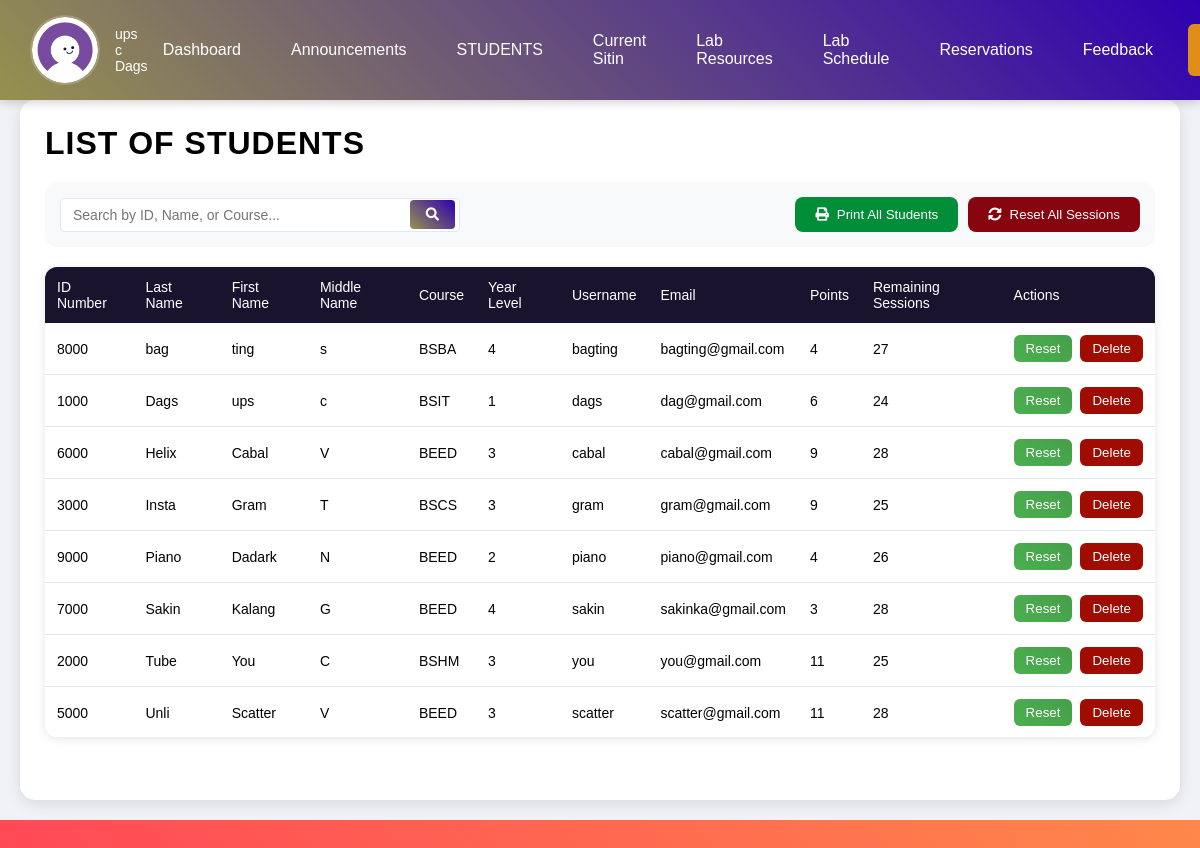
Page /liststudent.php (signed in) on the committed database.
### tables this page shows
CREATE TABLE `user` (
  `IDNO` int(11) NOT NULL,
  `LASTNAME` varchar(255) NOT NULL,
  `FIRSTNAME` varchar(255) NOT NULL,
  `MIDNAME` varchar(255) NOT NULL,
  `COURSE` varchar(255) NOT NULL,
  `YEARLEVEL` int(11) NOT NULL,
  `USERNAME` varchar(255) NOT NULL,
  `PASSWORD` varchar(255) NOT NULL,
  `EMAIL` varchar(255) NOT NULL,
  `PROFILE_PIC` varchar(255) NOT NULL DEFAULT 'default.jpg',
  `REMAINING_SESSIONS` int(30) NOT NULL DEFAULT 30,
  `POINTS` int(11) DEFAULT 0
);

### liststudent.php (the view, shortened to what this page needs)
<?php
include("connector.php");
$username = $_SESSION['Username'];
$query = "SELECT PROFILE_PIC, FIRSTNAME, MIDNAME, LASTNAME FROM user WHERE USERNAME = ?";
$stmt = $con->prepare($query);
$stmt->bind_param("s", $username);
$stmt->execute();
$result = $stmt->get_result();
if ($result && $result->num_rows > 0) {
$row = $result->fetch_assoc();
$profile_pic = !empty($row['PROFILE_PIC']) ? htmlspecialchars($row['PROFILE_PIC']) : 'default.jpg';
$user_name = htmlspecialchars($row['FIRSTNAME'] . ' ' . $row['MIDNAME'] . ' ' . $row['LASTNAME']);
} else {
$profile_pic = 'default.jpg';
$user_name = 'Admin';
}
?>
<!DOCTYPE html>
<html lang="en">
<head>
<link rel="stylesheet" href="https://cdnjs.cloudflare.com/ajax/libs/font-awesome/5.15.3/css/all.min.css">
</head>
<body>
<div class="topnav">
    <div class="user-profile">
        <img src="uploads/<?php echo htmlspecialchars($profile_pic); ?>" alt="Profile Picture">
        <div class="user-name"><?php echo htmlspecialchars($user_name); ?></div>
    </div>
    <div class="nav-links">
        <a href="admindash.php"></i> Dashboard</a>
        <a href="adannouncement.php"></i> Announcements</a>
        <a href="liststudent.php"></i> STUDENTS</a>
        <a href="adsitin.php"></i> Current Sitin</a>
        <a href="adlabresources.php"></i> Lab Resources</a>
        <a href="adlabsched.php"></i> Lab Schedule</a>
        <a href="adreservation.php"></i> Reservations</a>
        <a href="adfeedback.php"></i> Feedback</a>
        <a href="admindash.php?logout=true" class="logout-button"> Log Out</a>
    </div>
</div>
<div class="content">
<div class="container">
<div class="header">
<h1>List of Students</h1>
</div>
<div class="controls-container">
<div style="display: flex; justify-content: space-between; align-items: center; width: 100%;">
    <div class="search-box">
        <input type="text" id="searchInput" placeholder="Search by ID, Name, or Course...">
        <button type="button">
            <i class="fas fa-search"></i>
        </button>
    </div>
    <div style="display: flex; gap: 10px; align-items: center;">
        <button onclick="printAllStudents()" style="background: rgb(2, 141, 56); color: white; border: none; padding: 10px 20px; border-radius: 8px; cursor: pointer; display: flex; align-items: center; gap: 8px;">
            <i class="fas fa-print"></i> Print All Students
        </button>
        <form method="POST" style="margin: 0;">
            <button type="submit" name="reset_sessions" class="reset-button">
                <i class="fas fa-sync-alt"></i> Reset All Sessions
            </button>
        </form>
    </div>
</div>
</div>
<div class="table-container">
<table>
<thead>
<tr>
<th>ID Number</th>
<th>Last Name</th>
<th>First Name</th>
<th>Middle Name</th>
<th>Course</th>
<th>Year Level</th>
<th>Username</th>
<th>Email</th>
<th>Points</th>
<th>Remaining Sessions</th>
<th>Actions</th>
</tr>
</thead>
<tbody>
<?php
$query = "SELECT * FROM user ORDER BY LASTNAME ASC";
$result = mysqli_query($con, $query);
while ($row = mysqli_fetch_assoc($result)) {
    $points_class = '';
    if ($row['POINTS'] >= 2) {
        $points_class = 'points-high';
    } elseif ($row['POINTS'] == 1) {
        $points_class = 'points-medium';
    } else {
        $points_class = 'points-low';
    }
    echo "<tr>";
    echo "<td>" . htmlspecialchars($row['IDNO']) . "</td>";
    echo "<td>" . htmlspecialchars($row['LASTNAME']) . "</td>";
    echo "<td>" . htmlspecialchars($row['FIRSTNAME']) . "</td>";
    echo "<td>" . htmlspecialchars($row['MIDNAME']) . "</td>";
    echo "<td>" . htmlspecialchars($row['COURSE']) . "</td>";
    echo "<td class='text-center'>" . htmlspecialchars($row['YEARLEVEL']) . "</td>";
    echo "<td>" . htmlspecialchars($row['USERNAME']) . "</td>";
    echo "<td>" . htmlspecialchars($row['EMAIL']) . "</td>";
    echo "<td class='points-column " . $points_class . "'>" . htmlspecialchars($row['POINTS']) . "</td>";
    echo "<td class='text-center'>" . htmlspecialchars($row['REMAINING_SESSIONS']) . "</td>";
    echo "<td class='action-buttons'>";
    echo "<button onclick='resetSessions(" . $row['IDNO'] . ")' class='reset-btn' title='Reset Sessions'>Reset</button>";
    echo "<button onclick='deleteStudent(" . $row['IDNO'] . ")' class='delete-btn' title='Delete Student'>Delete</button>";
    echo "</td>";
    echo "</tr>";
}
?>
</tbody>
</table>
</div>
</div>
</div>
</body>
</html>

### liststudent.php (style rules this page uses)
* { margin: 0; padding: 0; box-sizing: border-box; font-family: Arial, sans-serif; }
html, body { background: linear-gradient(45deg, #ff4757, #ffae42); min-height: 100vh; width: 100%; }
.topnav { width: 100%; background: linear-gradient(45deg,rgb(150, 145, 79),rgb(47, 0, 177)); padding: 15px 30px; position: fixed; top: 0; left: 0; display: flex; align-items: center; justify-content: space-between; box-shadow: 0 2px 10px rgba(0, 0, 0, 0.2); backdrop-filter: blur(10px); z-index: 1000; }
.user-profile { display: flex; align-items: center; gap: 15px; }
.user-profile img { width: 70px; height: 70px; border-radius: 50%; border: 2px solid rgba(255, 255, 255, 0.2); }
.user-name { color: white; font-size: 14px; font-weight: normal; }
.nav-links { display: flex; gap: 20px; align-items: center; }
.nav-links a { color: white; text-decoration: none; padding: 8px 15px; border-radius: 6px; transition: all 0.3s; display: flex; align-items: center; gap: 8px; }
.nav-links .logout-button { background: rgba(247, 162, 5, 0.88); }
.content { margin-top: 80px; padding: 20px; min-height: calc(100vh - 80px); background: #f0f2f5; width: 100%; }
.container { background: white; border-radius: 15px; padding: 25px; box-shadow: 0 4px 15px rgba(0, 0, 0, 0.1); height: calc(100vh - 100px); width: 100%; max-width: 100%; margin: 0; overflow: hidden; }
.header { margin-bottom: 20px; }
.header h1 { color: #000000; font-size: 32px; font-weight: bold; margin-bottom: 15px; text-transform: uppercase; letter-spacing: 1px; }
.controls-container { display: flex; justify-content: space-between; align-items: center; gap: 15px; margin-bottom: 20px; padding: 15px; background: #f8f9fa; border-radius: 12px; }
.search-box { display: flex; align-items: center; gap: 10px; flex: 1; max-width: 400px; position: relative; }
.search-box input { width: 100%; padding: 8px 12px; padding-right: 45px; border: 1px solid #e2e8f0; border-radius: 4px; transition: all 0.2s; font-size: 14px; font-weight: normal; }
.search-box button { position: absolute; right: 5px; padding: 8px 16px; background: linear-gradient(45deg,rgb(150, 145, 79),rgb(47, 0, 177)); color: white; border: none; border-radius: 4px; cursor: pointer; transition: all 0.2s; display: flex; align-items: center; justify-content: center; }
.reset-button { background: rgb(134, 5, 15); color: white; padding: 10px 20px; border: none; border-radius: 8px; cursor: pointer; transition: all 0.2s; display: flex; align-items: center; gap: 8px; }
.table-container { height: calc(100% - 180px); overflow-y: auto; border-radius: 12px; background: white; box-shadow: 0 2px 10px rgba(0, 0, 0, 0.1); }
table { width: 100%; border-collapse: separate; border-spacing: 0; font-size: 14px; font-weight: normal; }
thead { position: sticky; top: 0; z-index: 2; }
th { background: rgb(26, 19, 46); color: white; padding: 12px; text-align: left; font-size: 14px; font-weight: normal; }
td { padding: 12px; border-bottom: 1px solid #e2e8f0; font-size: 14px; font-weight: normal; }
.action-buttons { display: flex; gap: 8px; justify-content: center; }
.reset-btn, .delete-btn { padding: 6px 12px; border: none; border-radius: 6px; cursor: pointer; transition: all 0.2s; }
.reset-btn { background: linear-gradient(45deg, #4CAF50, #45a049); color: white; }
.delete-btn { background: rgb(161, 12, 1); color: white; }

### rows in the picture
user: PROFILE_PIC (placeholder picture), user_name "ups c Dags", IDNO "1000", LASTNAME "Dags", FIRSTNAME "ups", MIDNAME "c", COURSE "BSIT", YEARLEVEL "1", USERNAME "dags", EMAIL "dag@gmail.com", POINTS "6", REMAINING_SESSIONS "24"
user: IDNO "8000", LASTNAME "bag", FIRSTNAME "ting", MIDNAME "s", COURSE "BSBA", YEARLEVEL "4", USERNAME "bagting", EMAIL "bagting@gmail.com", POINTS "4", REMAINING_SESSIONS "27"
user: IDNO "6000", LASTNAME "Helix", FIRSTNAME "Cabal", MIDNAME "V", COURSE "BEED", YEARLEVEL "3", USERNAME "cabal", EMAIL "cabal@gmail.com", POINTS "9", REMAINING_SESSIONS "28"
user: IDNO "3000", LASTNAME "Insta", FIRSTNAME "Gram", MIDNAME "T", COURSE "BSCS", YEARLEVEL "3", USERNAME "gram", EMAIL "gram@gmail.com", POINTS "9", REMAINING_SESSIONS "25"
user: IDNO "9000", LASTNAME "Piano", FIRSTNAME "Dadark", MIDNAME "N", COURSE "BEED", YEARLEVEL "2", USERNAME "piano", EMAIL "piano@gmail.com", POINTS "4", REMAINING_SESSIONS "26"
user: IDNO "7000", LASTNAME "Sakin", FIRSTNAME "Kalang", MIDNAME "G", COURSE "BEED", YEARLEVEL "4", USERNAME "sakin", EMAIL "sakinka@gmail.com", POINTS "3", REMAINING_SESSIONS "28"
user: IDNO "2000", LASTNAME "Tube", FIRSTNAME "You", MIDNAME "C", COURSE "BSHM", YEARLEVEL "3", USERNAME "you", EMAIL "you@gmail.com", POINTS "11", REMAINING_SESSIONS "25"
user: IDNO "5000", LASTNAME "Unli", FIRSTNAME "Scatter", MIDNAME "V", COURSE "BEED", YEARLEVEL "3", USERNAME "scatter", EMAIL "scatter@gmail.com", POINTS "11", REMAINING_SESSIONS "28"
